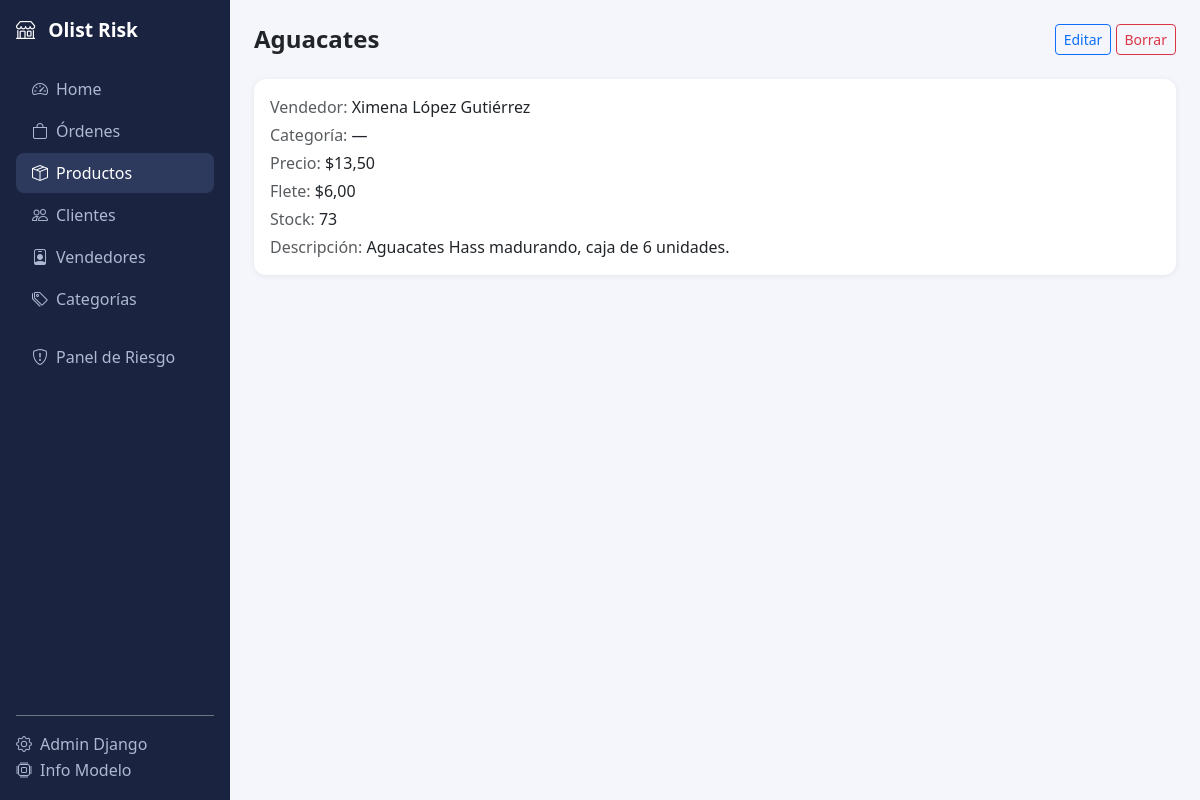
Page /productos/27/ on the earlier database version.
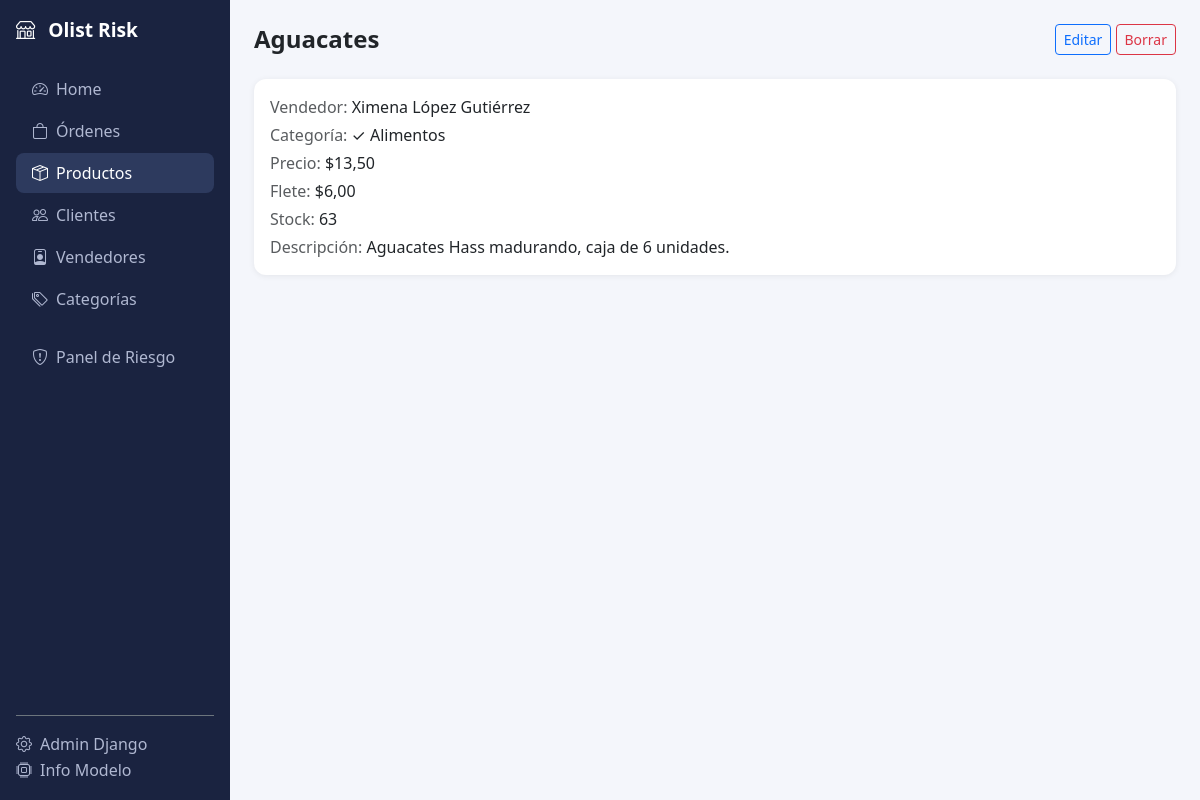
Same page on the later database version.
### marketplace/models.py (models this page shows, shortened)
class Product(models.Model):
    seller        = models.ForeignKey(Seller, on_delete=models.CASCADE, related_name="products", verbose_name="Vendedor")
    category      = models.ForeignKey(Category, on_delete=models.SET_NULL, null=True, blank=True, related_name="products", verbose_name="Categoría")
    name          = models.CharField(max_length=300, verbose_name="Nombre")
    description   = models.TextField(blank=True)
    price         = models.DecimalField(max_digits=12, decimal_places=2, verbose_name="Precio")
    freight_value = models.DecimalField(max_digits=10, decimal_places=2, default=0, verbose_name="Flete")
    stock         = models.PositiveIntegerField(default=0)
    created_at    = models.DateTimeField(auto_now_add=True)
    class Meta:
        verbose_name        = "Producto"
        verbose_name_plural = "Productos"

class Seller(models.Model):
    name                 = models.CharField(max_length=200, verbose_name="Nombre")
    email                = models.EmailField(unique=True)
    seller_state         = models.CharField(max_length=3, choices=ESTADOS_CO, blank=True, verbose_name="Departamento")
    phone                = models.CharField(max_length=20, blank=True)
    historic_risk_rate   = models.FloatField(default=0.0, help_text="Tasa histórica de riesgo del vendedor")
    total_orders_count   = models.PositiveIntegerField(default=0)
    is_new               = models.BooleanField(default=True)
    created_at           = models.DateTimeField(auto_now_add=True)
    class Meta:
        verbose_name        = "Vendedor"
        verbose_name_plural = "Vendedores"

class Category(models.Model):
    name         = models.CharField(max_length=120, unique=True, verbose_name="Nombre")
    risk_rate    = models.FloatField(default=0.0, help_text="Tasa histórica de riesgo (0-1)")
    is_high_risk = models.BooleanField(default=False)
    updated_at   = models.DateTimeField(auto_now=True)
    class Meta:
        verbose_name        = "Categoría"
        verbose_name_plural = "Categorías"
        ordering            = ["name"]
    def __str__(self):
        flag = "⚠️" if self.is_high_risk else "✓"
        return f"{flag} {self.name}"

### marketplace/views.py (the view)
# urls.py: path("productos/<int:pk>/",           views.product_detail,      name="product_detail"),
def product_detail(request, pk):
    product = get_object_or_404(Product.objects.select_related("seller", "category"), pk=pk)
    return render(request, "marketplace/product_detail.html", {"product": product})

### marketplace/templates/marketplace/product_detail.html (shortened to what this page needs)
{% extends "marketplace/base.html" %}
{% block content %}
<div class="d-flex justify-content-between align-items-center mb-4">
  <h4 class="fw-bold mb-0">{{ product.name }}</h4>
  <div>
    <a href="{% url 'marketplace:product_edit' product.pk %}" class="btn btn-outline-primary btn-sm">Editar</a>
    <a href="{% url 'marketplace:product_delete' product.pk %}" class="btn btn-outline-danger btn-sm">Borrar</a>
  </div>
</div>
<div class="card p-3">
  <p class="mb-1"><span class="text-muted">Vendedor:</span> {{ product.seller.name }}</p>
  <p class="mb-1"><span class="text-muted">Categoría:</span> {{ product.category|default:"—" }}</p>
  <p class="mb-1"><span class="text-muted">Precio:</span> ${{ product.price }}</p>
  <p class="mb-1"><span class="text-muted">Flete:</span> ${{ product.freight_value }}</p>
  <p class="mb-1"><span class="text-muted">Stock:</span> {{ product.stock }}</p>
  <p class="mb-0"><span class="text-muted">Descripción:</span> {{ product.description|default:"—" }}</p>
</div>
{% endblock %}

Differences in the rows shown:
changed Product "Aguacates": category "—" → "✓ Alimentos"; stock "73" → "63"
